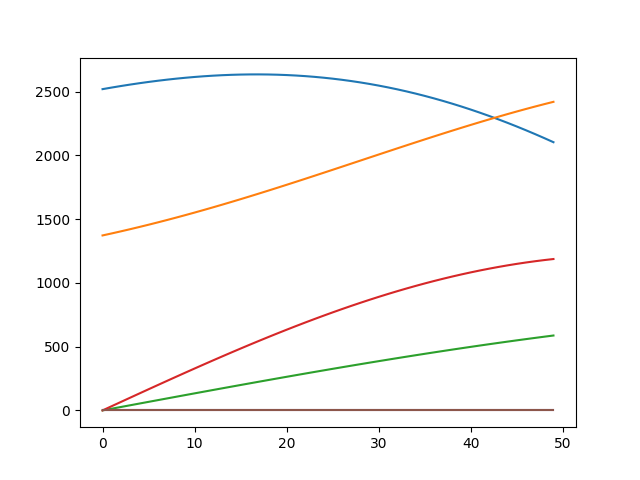

Here is the Python script that generated this plot:
import numpy as np
from simulation import Simulation
from gradient import gradientVariable, forwardVariable
from utils import Transform, Translation, Rotation, ArmDynamic
import matplotlib.pyplot as plt

# DH
linkparam = [[90,   0, 90,   0],
             [ 0, 0.02, None, 0],
             [ 0, 0.05, None, 0],
             [ 0, 0.08, None, 0],
             [ 0, 0.04,   90, 0],
             [90,   0,    0, 0]]
g = 9.8
M = [0, 0.2, 0.2, 0.2, 0, 0]
I = [0, 0, 0, [[0, 0, 0], [0, 0, 0], [0, 0, 0.01]], 0, 0]
C = [[0, 0, 0], [0.01, 0, 0], [0.025, 0, 0], [0.04, 0, 0], [0.02, 0, 0], [0, 0, 0]]

# init position
th0 = np.array([0, 0, 0])
init_angle = th0 / 180 * np.pi

# find target position
tan68 = np.arctan(6 / 8) * 180 / np.pi
t_fp = Transform(rot=Rotation(90 - tan68, 1)) * \
       Transform(loc=Translation(0.050, 0.035, 0))
t_cf = Transform(rot=Rotation(90, 0), loc=Translation(0, 0, 0.065))
t_bc = Transform(rot=Rotation(90, 0), loc=Translation(0, 0.100, 0.100))
t_bp = t_bc * t_cf * t_fp
print("Target", t_bp)
th1 = gradientVariable(t_bp.mat, linkparam, init_angle)

# set rotation angle that < 180 degrees 
th1[(th1 - th0) >  180] -= 360
th1[(th1 - th0) < -180] += 360
vth = [ 0, *(th1 - th0) / 10, 0, 0]
ath = [ 0,  0,  0,  0,  0, 0]
print("Angular velcoity", vth)

# init
torque = []
sim = Simulation(linkparam, 0.1)
arms = ArmDynamic(linkparam)
arms.addGravity(2, g)  # on z
arms.M = M
arms.I = I
arms.C = C

# run
ths = np.linspace(th0, th1)
for angle in ths:
    th = [90, *angle, 90, 0]
    sim.sim(th)
    arms.clean()
    arms.run(th, vth, ath)
    torque.append([i.mat[2] for i in arms.n])

# plot
sim.runAnimation(repeat=True)
# save
"""
# ani = sim.runAnimation(show=False)
# ani.save('final_sim0.gif', dpi=80, writer='imagemagick')
"""

# show needed torque for motor
print("Needed Torque")
print(torque)
torque = np.array(torque)
fig = plt.figure()
ax = fig.gca()
ax.plot(np.arange(torque.shape[0]), np.abs(torque))
# save
# plt.savefig("final_sim0.png")
plt.show()
